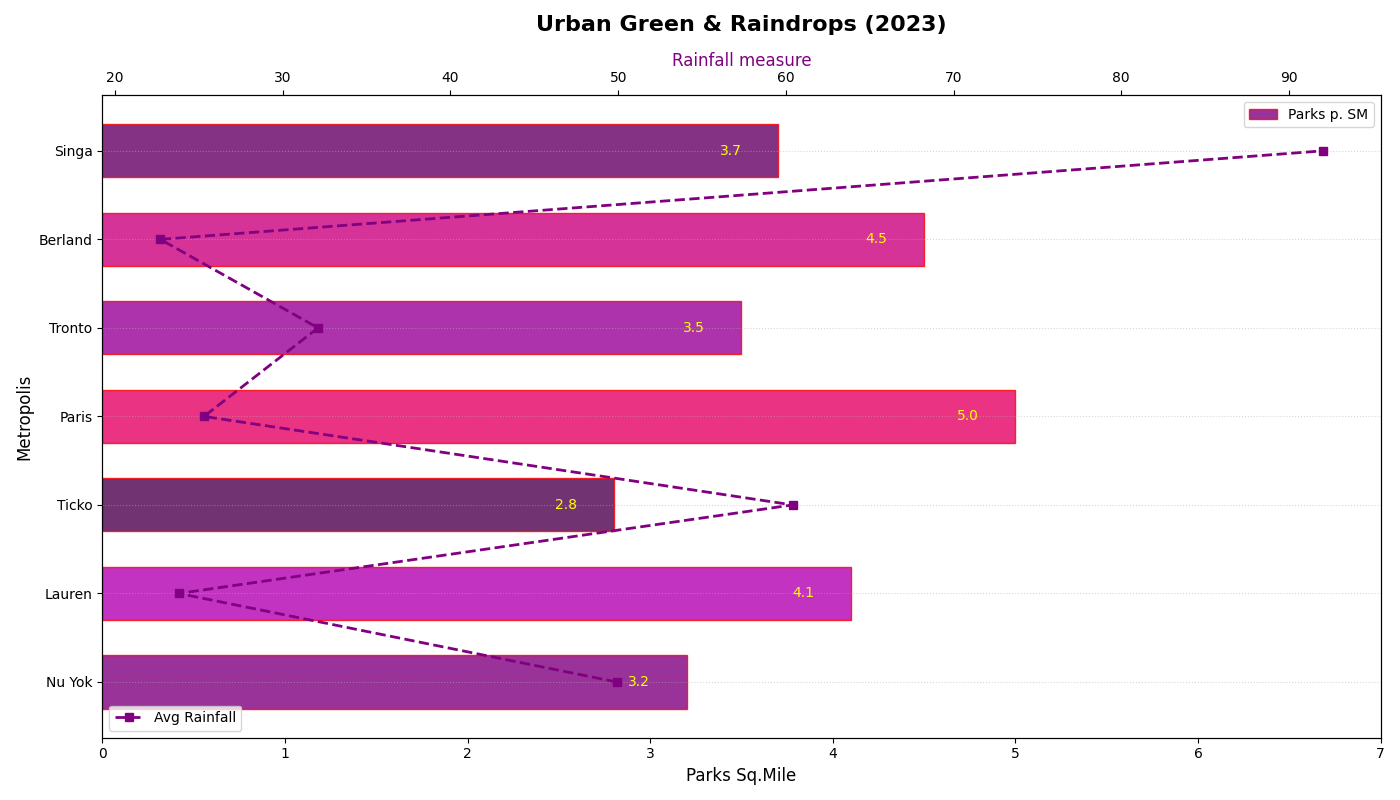

Write Python code to recreate this figure.
import matplotlib.pyplot as plt
import numpy as np

cities = ["Nu Yok", "Lauren", "Ticko", "Paris", "Tronto", "Berland", "Singa"]
parks_per_square_mile = np.array([3.2, 4.1, 2.8, 5.0, 3.5, 4.5, 3.7])
average_rainfall = np.array([49.9, 23.8, 60.4, 25.3, 32.1, 22.7, 92.0])

positions = np.arange(len(cities))
bar_height = 0.6

fig, ax1 = plt.subplots(figsize=(14, 8))

color_map = np.array([
    [0.5, 0.0, 0.5, 1.0],
    [0.7, 0.0, 0.7, 1.0],
    [0.3, 0.0, 0.3, 1.0],
    [0.9, 0.0, 0.4, 1.0],
    [0.6, 0.0, 0.6, 1.0],
    [0.8, 0.0, 0.5, 1.0],
    [0.4, 0.0, 0.4, 1.0],
])

bars = ax1.barh(positions, parks_per_square_mile, color=color_map, height=bar_height, alpha=0.8, edgecolor='red', label='Parks p. SM')

for bar, width in zip(bars, parks_per_square_mile):
    ax1.text(width - 0.2, bar.get_y() + bar.get_height()/2, f'{width:.1f}', ha='right', va='center', color='yellow', fontsize=10)

ax2 = ax1.twiny()
ax2.plot(average_rainfall, positions, color='purple', marker='s', linestyle='--', linewidth=2, label='Avg Rainfall')
ax2.set_xlabel('Rainfall measure', fontsize=12, color='purple')

ax1.set_yticks(positions)
ax1.set_yticklabels(cities)
ax1.set_ylabel('Metropolis', fontsize=12)
ax1.set_xlabel('Parks Sq.Mile', fontsize=12)
ax1.set_xlim(0, max(parks_per_square_mile) + 2)
ax1.grid(axis='y', linestyle=':', alpha=0.5)

plt.title('Urban Green & Raindrops (2023)', fontsize=16, fontweight='bold', pad=15)

plt.tight_layout()

ax1.legend(loc='upper right')
ax2.legend(loc='lower left')

plt.show()
